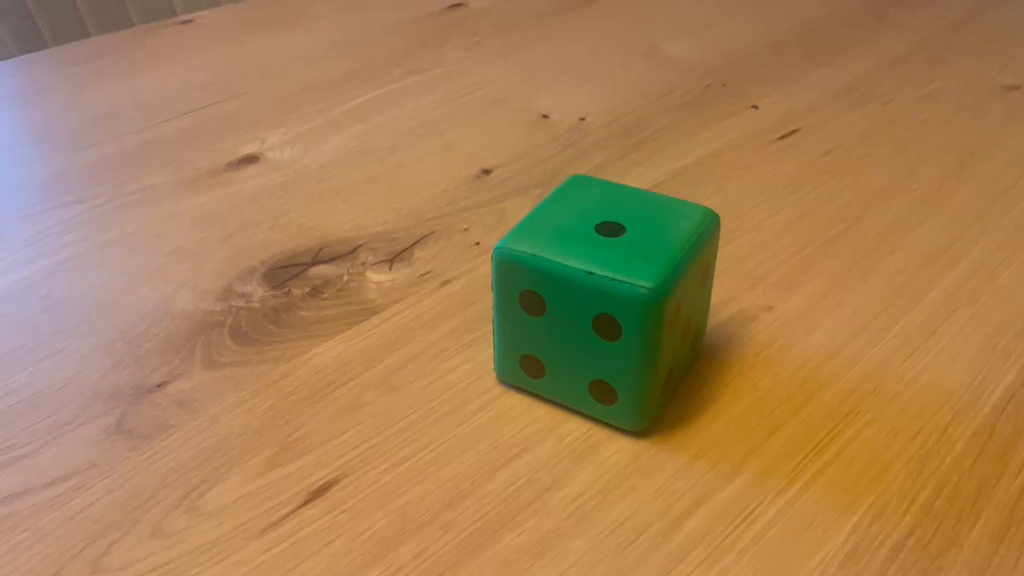
#> input picture frame 34 of green_dice_0.mp4, 1024 x 576 px
$ python dice.py
#> lines starting #> are read from the running program, lines starting #| are printed output that depends on the picture; after the words box and inside, x2 and y2 are one past the last pixel; in counts of white or black regions, pixels touching at a corner belong together
### geometry_utils.py
import cv2
import numpy as np


# [19 lines left out: function get_similarity_score_mask, not called in this run]


def approximate_contour_corners(contour, epsilon_ratio):
    contour_perimeter = cv2.arcLength(contour, True)
    approximated_contour = cv2.approxPolyDP(contour, epsilon_ratio * contour_perimeter, True)
    return [tuple(point[0]) for point in approximated_contour]


# [149 lines left out: functions group_polygon_edges_by_parallel_direction, find_direction_aligned_indices, find_lines_parallel_to_segment, find_lines_near_segment, points_are_collinear, intersect_rays, not called in this run]


def as_int_point(point):
    return tuple(np.round(point).astype(int))

### drawing.py
import cv2


class CountSphereRenderer:
    def __init__(self, required_count_frames=1, fade_speed=0.55, position_blend=0.2):
        self.required_count_frames = required_count_frames
        self.fade_speed = fade_speed
        self.position_blend = position_blend
        self.opacity = 0.0
        self.center = None
        self.count = None
        self.pending_count = None
        self.pending_count_frames = 0

    # [83 lines left out: functions get_visible_count, update_and_draw, _get_count_sphere_center, _draw_count_sphere_at_center, not called in this run]

### tracking_state.py
from enum import Enum


class TrackingState(Enum):
    STABLE = 0
    MOVING = 1


class StabilityTracker:
    def __init__(self, threshold, required_stable_frames, required_moving_frames):
        self.threshold = threshold
        self.required_stable_frames = required_stable_frames
        self.required_moving_frames = required_moving_frames
        self.state = TrackingState.MOVING
        self.stable_count = 0
        self.moving_count = 0

    # [14 lines left out: function update, not called in this run]

    @property
    def is_stable(self):
        return self.state == TrackingState.STABLE

    @property
    def is_moving(self):
        return self.state == TrackingState.MOVING

### dice.py
import json
import sys
from dataclasses import dataclass, field
from pathlib import Path

import cv2
import numpy as np

import drawing
import geometry_utils
from hough_utils import detect_hough_lines_in_contour_roi
from tracking_state import StabilityTracker


QUIT_KEYS = (ord("q"), ord("Q"))
DEBUG_KEYS = (ord("d"), ord("D"))
SPACE_KEY = ord(" ")
LEFT_ARROW_KEY = 2424832
RIGHT_ARROW_KEY = 2555904
COLOR_RANGES_PATH = Path(__file__).with_name("color_ranges.json")
DICE_BODY_CONTOUR_COLOR_NAME = "dice_body_contour"
DICE_FACE_COLOR_NAME = "dice_face_color"
DEFAULT_DICE_HSV_MIN = (26, 59, 30)
DEFAULT_DICE_HSV_MAX = (98, 255, 250)
DEFAULT_TOP_FACE_GREEN_HSV_MIN = (62, 37, 92)
DEFAULT_TOP_FACE_GREEN_HSV_MAX = (89, 255, 249)


def load_hsv_range(color_name, value_name, fallback):
#> called with color_name = 'dice_body_contour', value_name = 'min_vals', fallback = (26, 59, 30)
    if not COLOR_RANGES_PATH.exists():
        return fallback

    try:
        with COLOR_RANGES_PATH.open("r", encoding="utf-8") as config_file:
#> (reads color_ranges.json from the repository)
#> in main, frame is the input picture: shape (576, 1024, 3); mean B, G, R 84.8, 129.4, 166.8
            color_config = json.load(config_file)
    except (OSError, json.JSONDecodeError, TypeError):
        return fallback

    values = color_config.get(color_name, {}).get(value_name)
    if not isinstance(values, (list, tuple)) or len(values) != 3:
        return fallback

    try:
        return tuple(int(value) for value in values)
    except (TypeError, ValueError):
        return fallback


@dataclass
class AppConfig:
    video_source: str | int = "green_dice_0.mp4"
    playback_delay_ms: int = 20
    start_frame: int = 0
    start_paused: bool = True
    flip_frame_horizontal: bool = False
    stable_similarity_threshold: float = 0.85
    dice_hsv_min: tuple[int, int, int] = field(
        default_factory=lambda: load_hsv_range(DICE_BODY_CONTOUR_COLOR_NAME, "min_vals", DEFAULT_DICE_HSV_MIN)
    )
    dice_hsv_max: tuple[int, int, int] = field(
        default_factory=lambda: load_hsv_range(DICE_BODY_CONTOUR_COLOR_NAME, "max_vals", DEFAULT_DICE_HSV_MAX)
    )
    top_face_green_hsv_min: tuple[int, int, int] = field(
        default_factory=lambda: load_hsv_range(DICE_FACE_COLOR_NAME, "min_vals", DEFAULT_TOP_FACE_GREEN_HSV_MIN)
    )
    top_face_green_hsv_max: tuple[int, int, int] = field(
        default_factory=lambda: load_hsv_range(DICE_FACE_COLOR_NAME, "max_vals", DEFAULT_TOP_FACE_GREEN_HSV_MAX)
    )
    count_sphere_required_count_frames: int = 5
    contour_epsilon_ratio: float = 0.02
    parallel_min_line_length: float = 0.1
    parallel_angle_threshold_degrees: float = 30.0
    hough_canny_threshold1: int = 0
    hough_canny_threshold2: int = 40
    hough_rho: float = 1.0
    hough_theta_degrees: float = 1.0
    hough_threshold: int = 20
    hough_min_line_length_min_pixels: int = 10
    hough_min_line_length_width_divisor: int = 5
    hough_max_line_gap_min_pixels: int = 4
    hough_max_line_gap_width_divisor: int = 20
    hough_vertical_keep_min_y_ratio: float = 0.15
    hough_vertical_keep_max_y_ratio: float = 0.85
    repair_hough_margin_percent: float = 0.0
    repair_hough_direction_angle_threshold_degrees: float = 30.0
    top_face_hough_margin_percent: float = 0.2
    top_face_hough_parallel_angle_threshold_degrees: float = 15.0
    top_face_hough_distance_threshold_width_ratio: float = 0.1
    top_face_hough_overlap_percentage_threshold: float = 0.4
    pip_blur_kernel_size: tuple[int, int] = (9, 9)
    pip_blur_sigma: float = 2.0
    pip_hough_dp: float = 1.2
    pip_hough_min_dist_min_pixels: int = 10
    pip_hough_min_dist_size_divisor: int = 5
    pip_hough_param1: int = 120
    pip_hough_param2: int = 20
    pip_min_radius_min_pixels: int = 3
    pip_min_radius_size_divisor: int = 16
    pip_max_radius_size_divisor: int = 6


@dataclass
class PipelineResult:
    preview: np.ndarray
    similarity_score: float = 0.0
    count_sphere_count: int | None = None
    count_sphere_position: tuple[int, int] | None = None
    top_face_warp: np.ndarray | None = None
    blurred_mask_preview: np.ndarray | None = None
    contour_points: np.ndarray | None = None


@dataclass
class CountStabilizer:
    required_frames: int
    pending_count: int | None = None
    pending_count_frames: int = 0
    visible_count: int | None = None

    # [22 lines left out: functions update, close_debug_windows, not called in this run]


def run_pipeline(
    frame: np.ndarray,
    config: AppConfig,
    previous_points: np.ndarray | None,
    frame_number: int,
    debug_mode: bool,
) -> tuple[PipelineResult, np.ndarray | None]:
    preview = frame.copy()
    draw_frame_number(preview, frame_number, debug_mode)

    mask, outer_contour, outer_contour_rect = segment_dice(preview, config)
    if outer_contour is None or outer_contour_rect is None:
        return PipelineResult(preview=preview), previous_points

    if debug_mode:
        cv2.drawContours(preview, [outer_contour], -1, (255, 255, 255), 1)

    contour_result = extract_contour_geometry(
        frame,
        mask,
        outer_contour,
        outer_contour_rect,
        previous_points,
        preview,
        frame_number,
        config,
        debug_mode,
    )
    if contour_result is None:
        return PipelineResult(preview=preview), previous_points

    contour_points, similarity_reference_points, similarity_score = contour_result
    top_face_result = estimate_top_face(frame, mask, outer_contour_rect, contour_points, preview, config, debug_mode)
    result = PipelineResult(
        preview=preview,
        similarity_score=similarity_score,
        contour_points=contour_points,
    )

    if top_face_result is not None:
        top_face_points, top_face_warp, count_sphere_position = top_face_result
        pip_count, blurred_mask_preview = detect_pips(top_face_warp, config, debug_mode)
        result.count_sphere_count = pip_count
        result.count_sphere_position = count_sphere_position
        result.top_face_warp = top_face_warp
        result.blurred_mask_preview = blurred_mask_preview

    return result, similarity_reference_points.copy()


def segment_dice(frame: np.ndarray, config: AppConfig) -> tuple[np.ndarray, np.ndarray | None, tuple[int, int, int, int] | None]:
    hsv = cv2.cvtColor(frame, cv2.COLOR_BGR2HSV)
#> hsv: shape (576, 1024, 3); mean H, S, V 24.9, 136.3, 172.5
    mask = cv2.inRange(
        hsv,
        np.array(config.dice_hsv_min, dtype=np.uint8),
        np.array(config.dice_hsv_max, dtype=np.uint8),
    )
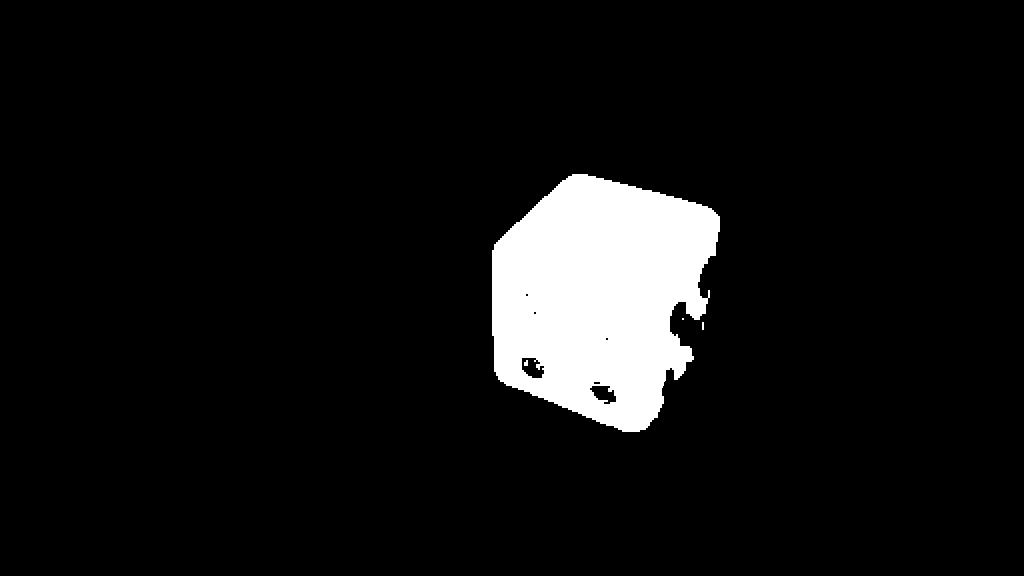
#> mask: shape (576, 1024); 7.2% white; 4 white regions (2 under 20 px)

    contours, _ = cv2.findContours(mask, cv2.RETR_EXTERNAL, cv2.CHAIN_APPROX_SIMPLE)
#> contours = 3 contours, 2 with area under 20; largest, box (x1, y1, x2, y2) and area: (492, 174, 720, 432) 42456
    if not contours:
        return mask, None, None

    outer_contour = max(contours, key=cv2.contourArea)
#> outer_contour = contour of 427 points, box (x1, y1, x2, y2) (492, 174, 720, 432), area 42456
#> in run_pipeline, `mask, outer_contour, outer_contour_rect = segment_dice(preview, config)`: outer_contour_rect = (492, 174, 228, 258)
    return mask, outer_contour, cv2.boundingRect(outer_contour)


def extract_contour_geometry(
    frame: np.ndarray,
    mask: np.ndarray,
    outer_contour: np.ndarray,
    outer_contour_rect: tuple[int, int, int, int],
    previous_points: np.ndarray | None,
    preview: np.ndarray,
    frame_number: int,
    config: AppConfig,
    debug_mode: bool,
) -> tuple[np.ndarray, np.ndarray, float] | None:
#> called with outer_contour = array of shape (427, 1, 2), outer_contour_rect = (492, 174, 228, 258), frame_number = 0, debug_mode = False
    points = geometry_utils.approximate_contour_corners(outer_contour, config.contour_epsilon_ratio)
#> in approximate_contour_corners, `contour_perimeter = cv2.arcLength(contour, True)`: contour_perimeter = 1040.2
#> in approximate_contour_corners, `approximated_contour = cv2.approxPolyDP(contour, epsilon_ratio * conto..`: approximated_contour = [[572, 174], [494, 244], [494, 371], [639, 431], [693, 359], [669, 316], [705, 313], [719, 216]]
#> points = [(572, 174), (494, 244), (494, 371), (639, 431), (693, 359), (669, 316), (705, 313), (719, 216)]
    points = np.squeeze(points)
#> points has the same summary as approximated_contour in approximate_contour_corners
    if points.ndim != 2 or len(points) < 3:
        return None

    draw_polygon_debug(preview, points, (0, 255, 0), line_thickness=3, text_thickness=2, enabled=debug_mode)

#> (the run stopped early here; a loop or call above may not have finished)
